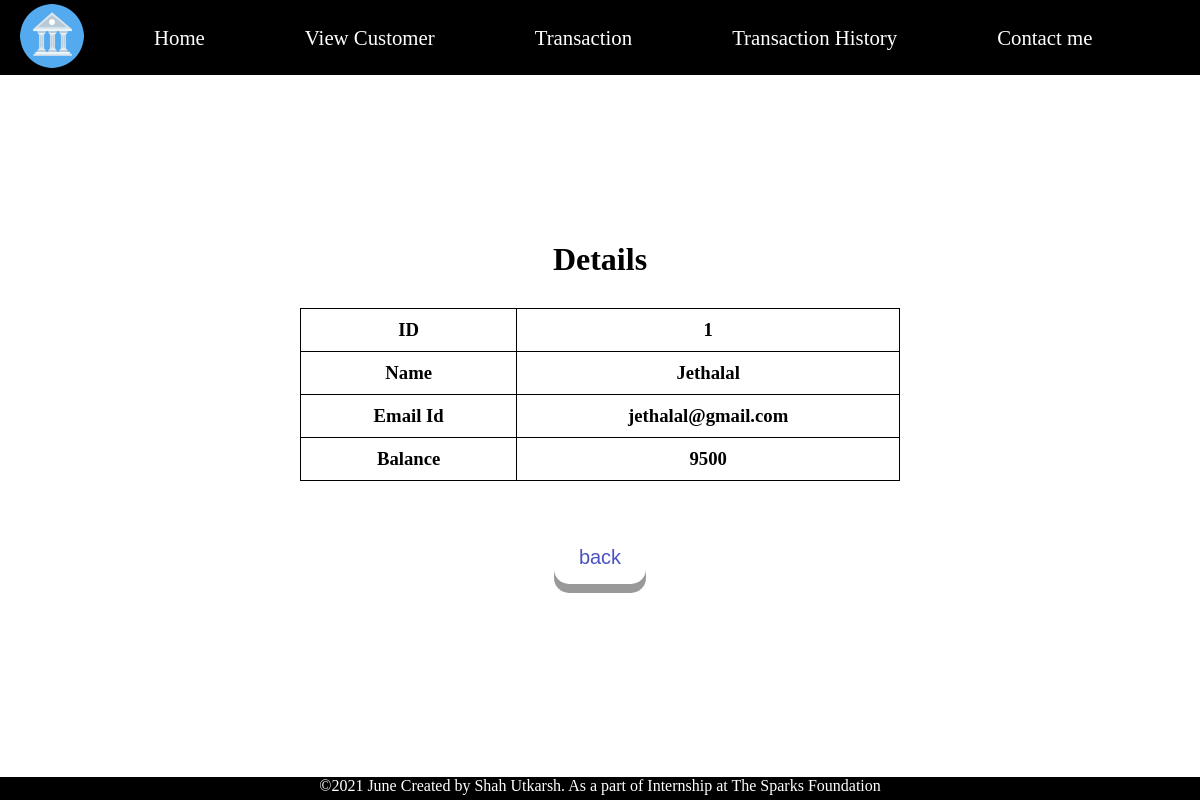
/viewsinglecustomer.php?customerid=1, run on the app's committed database.
### tables this page shows
CREATE TABLE `customers` (
  `id` int(11) NOT NULL,
  `fullname` varchar(30) NOT NULL,
  `email` varchar(30) NOT NULL,
  `currentbalance` bigint(20) NOT NULL
);

### viewsinglecustomer.php (the view, shortened to what this page needs)
<?php
include "nav.php";
include "connection.php";
$id = $_GET['customerid'];
$sql = "select * from customers where id='$id'";
$result = $conn->query($sql);
$row = $result->fetch_object();
?>
<!DOCTYPE html>
<html lang="en">
<head>
    <link rel="stylesheet" href="style.css">
</head>
<body>
    <div id="outer-box">
        <h1 style="margin-bottom: 30px;"> Details </h1>
            <table border="1" align="center">
                <tr>
                    <td><h3>ID</h3></td>
                    <td><h3><?php echo $row->id?></h3></td>
                </tr>
                <tr>
                    <td><h3>Name</h3></td>
                    <td><h3><?php echo $row->fullname?></h3></td>
                </tr>
                <tr>
                    <td><h3>Email Id</h3></td>
                    <td><h3><?php echo $row->email?></h3></td>
                </tr>
                <tr>
                    <td><h3>Balance</h3></td>
                    <td><h3><?php echo $row->currentbalance?></h3></td>
                </tr>
            </table>
            <a href="viewcustomer.php"><button type="button" class="button">back</button></a>
    </div>
</body>
</html>
<?php include "footer.php";
?>

### style.css (style rules this page uses)
* { margin: 0; padding: 0; }
#viewcustomer table th, td { color: rgb(0, 0, 0); font-weight: bold; text-align: center; }
#outer-box h1 { margin-bottom: 30px; }
#outer-box { margin-top: 75px; height: 674px; width: 100%; display: flex; justify-content: center; align-items: center; flex-direction: column; }
#outer-box::before { content: ""; background: url("./images/background.jpg") no-repeat center center/cover; position: absolute; top: 0px; left: 0px; width: 100%; height: 760px; opacity: 0.4; z-index: -1; }
#outer-box table { width: 50%; border-collapse: collapse; padding: 23px; }
#outer-box table td { border: 1px solid black; padding: 10px 23px; }
.button { margin-top: 50px; display: inline-block; padding: 15px 25px; font-size: 20px; cursor: pointer; text-align: center; text-decoration: none; outline: none; color: rgb(74, 82, 194); background-color: #ffffff; border: none; border-radius: 15px; box-shadow: 0 9px #999; }
#history table th, td { color: rgb(0, 0, 0); font-weight: bold; }

### data on the page
customers: id "1", fullname "Jethalal", email "jethalal@gmail.com", currentbalance "9500"
